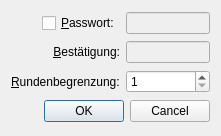
<ui version="4.0" >
 <class>NewNetGameDialog</class>
 <widget class="QDialog" name="NewNetGameDialog" >
  <property name="geometry" >
   <rect>
    <x>0</x>
    <y>0</y>
    <width>221</width>
    <height>136</height>
   </rect>
  </property>
  <property name="windowTitle" >
   <string>Netzwerkspiel erstellen</string>
  </property>
  <property name="windowIcon" >
   <iconset resource="data/gui.qrc" >:/toolbar/filenew.png</iconset>
  </property>
  <layout class="QGridLayout" >
   <item row="0" column="0" >
    <layout class="QHBoxLayout" >
     <property name="spacing" >
      <number>0</number>
     </property>
     <property name="leftMargin" >
      <number>0</number>
     </property>
     <property name="topMargin" >
      <number>0</number>
     </property>
     <property name="rightMargin" >
      <number>0</number>
     </property>
     <property name="bottomMargin" >
      <number>0</number>
     </property>
     <item>
      <spacer>
       <property name="orientation" >
        <enum>Qt::Horizontal</enum>
       </property>
       <property name="sizeHint" >
        <size>
         <width>40</width>
         <height>20</height>
        </size>
       </property>
      </spacer>
     </item>
     <item>
      <widget class="QCheckBox" name="cb_use_pass" >
       <property name="text" >
        <string>&amp;Passwort:</string>
       </property>
      </widget>
     </item>
    </layout>
   </item>
   <item row="0" column="1" >
    <widget class="QLineEdit" name="password" >
     <property name="enabled" >
      <bool>false</bool>
     </property>
     <property name="echoMode" >
      <enum>QLineEdit::Password</enum>
     </property>
    </widget>
   </item>
   <item row="1" column="0" >
    <layout class="QHBoxLayout" >
     <property name="spacing" >
      <number>0</number>
     </property>
     <property name="leftMargin" >
      <number>0</number>
     </property>
     <property name="topMargin" >
      <number>0</number>
     </property>
     <property name="rightMargin" >
      <number>0</number>
     </property>
     <property name="bottomMargin" >
      <number>0</number>
     </property>
     <item>
      <widget class="QLabel" name="label" >
       <property name="text" >
        <string>&amp;Bestätigung:</string>
       </property>
       <property name="alignment" >
        <set>Qt::AlignRight|Qt::AlignTrailing|Qt::AlignVCenter</set>
       </property>
       <property name="buddy" >
        <cstring>password2</cstring>
       </property>
      </widget>
     </item>
    </layout>
   </item>
   <item row="1" column="1" >
    <widget class="QLineEdit" name="password2" >
     <property name="enabled" >
      <bool>false</bool>
     </property>
     <property name="echoMode" >
      <enum>QLineEdit::Password</enum>
     </property>
    </widget>
   </item>
   <item row="2" column="0" >
    <layout class="QHBoxLayout" >
     <property name="spacing" >
      <number>0</number>
     </property>
     <property name="leftMargin" >
      <number>0</number>
     </property>
     <property name="topMargin" >
      <number>0</number>
     </property>
     <property name="rightMargin" >
      <number>0</number>
     </property>
     <property name="bottomMargin" >
      <number>0</number>
     </property>
     <item>
      <spacer>
       <property name="orientation" >
        <enum>Qt::Horizontal</enum>
       </property>
       <property name="sizeType" >
        <enum>QSizePolicy::MinimumExpanding</enum>
       </property>
       <property name="sizeHint" >
        <size>
         <width>0</width>
         <height>0</height>
        </size>
       </property>
      </spacer>
     </item>
     <item>
      <widget class="QLabel" name="label_2" >
       <property name="text" >
        <string>&amp;Rundenbegrenzung:</string>
       </property>
       <property name="buddy" >
        <cstring>max_turns</cstring>
       </property>
      </widget>
     </item>
    </layout>
   </item>
   <item row="2" column="1" >
    <widget class="QSpinBox" name="max_turns" >
     <property name="minimum" >
      <number>1</number>
     </property>
    </widget>
   </item>
   <item row="3" column="0" colspan="2" >
    <widget class="QDialogButtonBox" name="buttonBox" >
     <property name="orientation" >
      <enum>Qt::Horizontal</enum>
     </property>
     <property name="standardButtons" >
      <set>QDialogButtonBox::Cancel|QDialogButtonBox::NoButton|QDialogButtonBox::Ok</set>
     </property>
    </widget>
   </item>
  </layout>
 </widget>
 <tabstops>
  <tabstop>cb_use_pass</tabstop>
  <tabstop>password</tabstop>
  <tabstop>password2</tabstop>
  <tabstop>max_turns</tabstop>
  <tabstop>buttonBox</tabstop>
 </tabstops>
 <resources>
  <include location="data/gui.qrc" />
 </resources>
 <connections>
  <connection>
   <sender>buttonBox</sender>
   <signal>accepted()</signal>
   <receiver>NewNetGameDialog</receiver>
   <slot>accept()</slot>
   <hints>
    <hint type="sourcelabel" >
     <x>236</x>
     <y>126</y>
    </hint>
    <hint type="destinationlabel" >
     <x>157</x>
     <y>171</y>
    </hint>
   </hints>
  </connection>
  <connection>
   <sender>buttonBox</sender>
   <signal>rejected()</signal>
   <receiver>NewNetGameDialog</receiver>
   <slot>reject()</slot>
   <hints>
    <hint type="sourcelabel" >
     <x>251</x>
     <y>126</y>
    </hint>
    <hint type="destinationlabel" >
     <x>286</x>
     <y>171</y>
    </hint>
   </hints>
  </connection>
  <connection>
   <sender>cb_use_pass</sender>
   <signal>toggled(bool)</signal>
   <receiver>password</receiver>
   <slot>setEnabled(bool)</slot>
   <hints>
    <hint type="sourcelabel" >
     <x>125</x>
     <y>26</y>
    </hint>
    <hint type="destinationlabel" >
     <x>224</x>
     <y>16</y>
    </hint>
   </hints>
  </connection>
  <connection>
   <sender>cb_use_pass</sender>
   <signal>toggled(bool)</signal>
   <receiver>password2</receiver>
   <slot>setEnabled(bool)</slot>
   <hints>
    <hint type="sourcelabel" >
     <x>125</x>
     <y>29</y>
    </hint>
    <hint type="destinationlabel" >
     <x>231</x>
     <y>48</y>
    </hint>
   </hints>
  </connection>
 </connections>
</ui>
